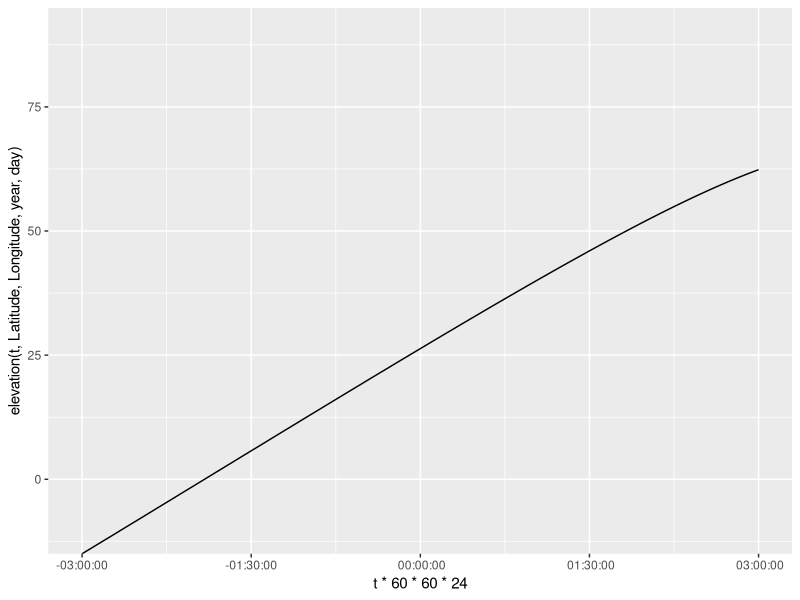
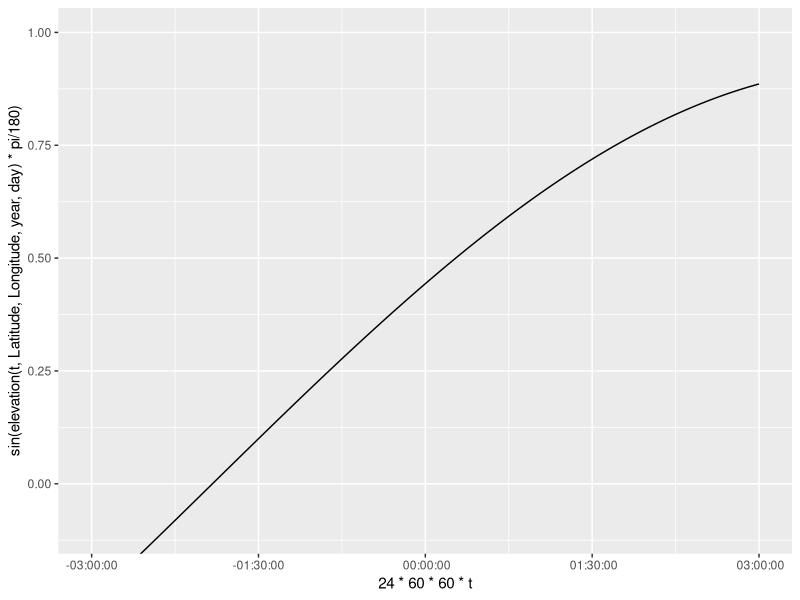
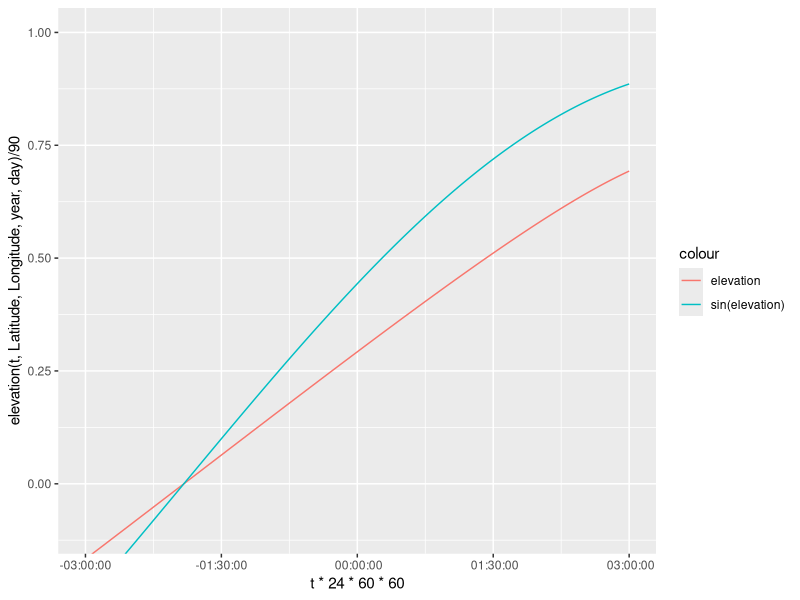
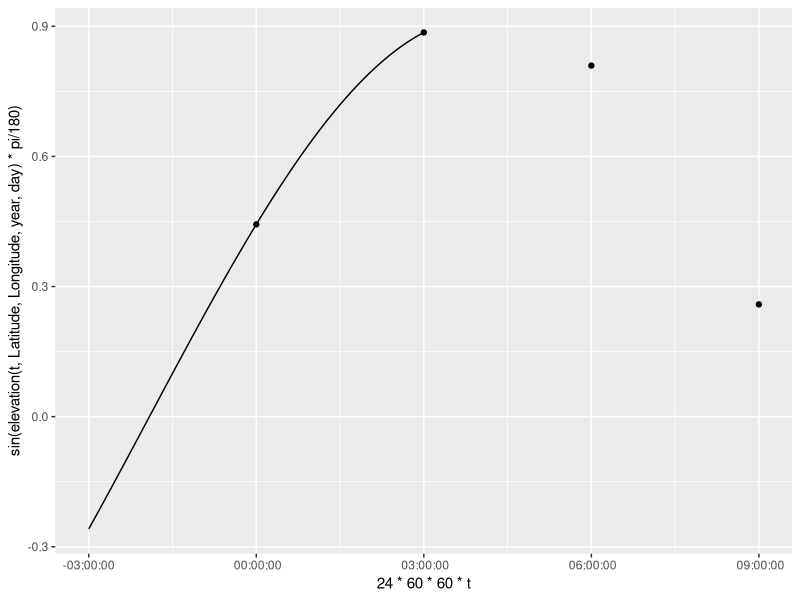

Reproduce these figures in R, in order.
library(ggplot2)
##Fix error for days with no positive elevation 
Latitude = 0
Longitude = 120
year = 2008
day = 5
t=.5
Sunrise = 0 #initializing for global assignment
Sunset = 0 #initializing for global assignment

elevation = function(t,Latitude,Longitude,year,day){
  #Converting the year and day to Julian Day and Century. 2454466.5 is
  #12:00 AM of Jan 1 2008. Using mid day as the average 2454467 is Jan 1 2008
  #ifelse(year == 2008, JulianDay = 2454466+day, JulianDay = 2454467+day+(year-2008)*365);
  JulianDay = 2454466+day;
  ##Calculate solar position constants for the day in question. These
  ##functions were obtained from an NOAA Solar Calculations spreadsheet.
  ##Note: the variation seen throughout a given day is so small that we can
  ##treat these as constants. More on this later.
  JulianCentury = (JulianDay-2451545)/36525;
  GeomMeanLongSunDeg = (280.46646+JulianCentury*(36000.76983+JulianCentury*.0003032))%%360;
  GeomMeanAnomSunDeg = 357.52911+JulianCentury*(35999.05029 - 0.0001537*JulianCentury);
  EccentEarthOrbit = 0.016708634-JulianCentury*(0.000042037+0.0000001267*JulianCentury);
  SunEqOfCtr = sin(pi/180*(GeomMeanAnomSunDeg))*(1.914602-JulianCentury*(0.004817+0.000014*JulianCentury))+sin(pi/180*(2*GeomMeanAnomSunDeg))*(0.019993-0.000101*JulianCentury)+sin(pi/180*(3*GeomMeanAnomSunDeg))*0.000289;
  SunTrueLongDeg = GeomMeanLongSunDeg+SunEqOfCtr;
  SunAppLongDeg = SunTrueLongDeg-0.00569-0.00478*sin(pi/180*(125.04-1934.136*JulianCentury));
  MeanObliqEclipticDeg = 23+(26+((21.448-JulianCentury*(46.815+JulianCentury*(0.00059-JulianCentury*0.001813))))/60)/60;
  ObliqCorrDeg = MeanObliqEclipticDeg+0.00256*cos(pi/180*(125.04-1934.136*JulianCentury));
  SunDeclineDeg = 180/pi*(asin(sin(pi/180*(ObliqCorrDeg))*sin(pi/180*(SunAppLongDeg))));
  vary = tan(pi/180*(ObliqCorrDeg/2))*tan(pi/180*(ObliqCorrDeg/2));
  EqOfTimeMinutes = 4*180/pi*(vary*sin(2*pi/180*(GeomMeanLongSunDeg))-2*EccentEarthOrbit*sin(pi/180*(GeomMeanAnomSunDeg))+4*EccentEarthOrbit*vary*sin(pi/180*(GeomMeanAnomSunDeg))*cos(2*pi/180*(GeomMeanLongSunDeg))-0.5*vary*vary*sin(4*pi/180*(GeomMeanLongSunDeg))-1.25*EccentEarthOrbit*EccentEarthOrbit*sin(2*pi/180*(GeomMeanAnomSunDeg)));

  ## Define maximum PAR ratio: Solar Constant*.487(%of radiation that makes up PAR)*scale(100)/Sin(90)
  MaxRatio=.487*1361*100;
  srssangle = 90;
  HASunriseDeg = Re(180/pi*(acos(cos(pi/180*(srssangle))/(cos(pi/180*(Latitude))*cos(pi/180*(SunDeclineDeg)))-tan(pi/180*(Latitude))*tan(pi/180*(SunDeclineDeg)))));
  SunlightDuration = HASunriseDeg/180;

  A = sin(Latitude*pi/180)*sin(SunDeclineDeg*pi/180);
  B = cos(Latitude*pi/180)*cos(SunDeclineDeg*pi/180);

  SolarNoon = (720-4*Longitude-EqOfTimeMinutes+0*60)/1440;
  assign("Sunrise", ((SolarNoon*1440-HASunriseDeg*4)/1440)%%1, envir = .GlobalEnv); #keep sunrise positive and between zero and 1
  assign("Sunset", Sunrise+SunlightDuration, envir = .GlobalEnv); #assign SR/SS to global for use in other functions

  C = EqOfTimeMinutes/4+Longitude;

  #90-(acos(sin(Latitude*pi/180)*sin(SunDeclineDeg*pi/180)+cos(Latitude*pi/180)*cos(SunDeclineDeg*pi/180)*cos((t*360+EqOfTimeMinutes/4+Longitude+180)*pi/180)))*180/pi
  return(90-(acos(A+B*cos((t*360+C+180)*pi/180)))*180/pi)
    
}

elevation(t,Latitude,Longitude,year,day)

t = seq(Sunrise-1/8,Sunset+1/8,1/(8*100))
ggplot(data = NULL, aes(x = t*60*60*24, y = elevation(t,Latitude,Longitude,year,day)))+
  coord_cartesian(ylim = c(-10,90))+
  geom_line()+
  scale_x_time()
            
ggplot(data = NULL, aes(x = 24*60*60*t, y = sin(elevation(t,Latitude,Longitude,year,day)*pi/180)))+
  coord_cartesian(ylim = c(-.1,1))+
  geom_line()+
  scale_x_time()

ggplot(data = NULL, aes(x = t*24*60*60, y = elevation(t,Latitude,Longitude,year,day)/90, col = "elevation"))+
  coord_cartesian(ylim = c(-.1,1))+
  geom_line()+
  geom_line(data = NULL, aes(x = 24*60*60*t, y = sin(elevation(t,Latitude,Longitude,year,day)*pi/180), col = "sin(elevation)"))+
  labs()+
  scale_x_time()


###Creating projections from each observation

#Max PAR: .487*1361/sin(elevation)
library(tidyverse)

time = c(0,1/8,2/8,3/8,4/8,5/8,6/8,7/8)
time = time+floor(Sunrise*8)/8
observations = tibble(time, elevation(time,Latitude,Longitude,year,day))
observations = observations %>%
  select(time, elevation = `elevation(time, Latitude, Longitude, year, day)`)

daylightObservations = observations %>%
  mutate(max_PAR = .487*1361*sin(elevation*pi/180)) %>%
  filter(elevation>0)

ggplot(data = NULL, aes(x = 24*60*60*t, y = sin(elevation(t,Latitude,Longitude,year,day)*pi/180)))+
  #coord_cartesian(ylim = c(-.1,1))+
  geom_line()+
  scale_x_time()+
  geom_point(data = daylightObservations, aes(x = time*24*60*60, y = max_PAR/(.487*1361)))


###Creating a function that will plot the Wang et al. algorithm for each point


wangInstPAR = function(t, daylightObservationsTibble){
  if (t<Sunrise){
    return(0)
  } else if (t>Sunset){
    return(0)
  } else if (dim(daylightObservationsTibble)[1]==1){
    #1 observation: I use equation 6.2
    overpass = daylightObservationsTibble[1,1]
    PAR = daylightObservationsTibble[1,3]
    instPAR = PAR*(sin((t-Sunrise)*pi/(Sunset-Sunrise))/sin((overpass-Sunrise)*pi/(Sunset-Sunrise)))
    return(instPAR)
  } else if (dim(daylightObservationsTibble)[1]>1){
    #2 or more observations: I use equation 6.4
    
  }

  
}
